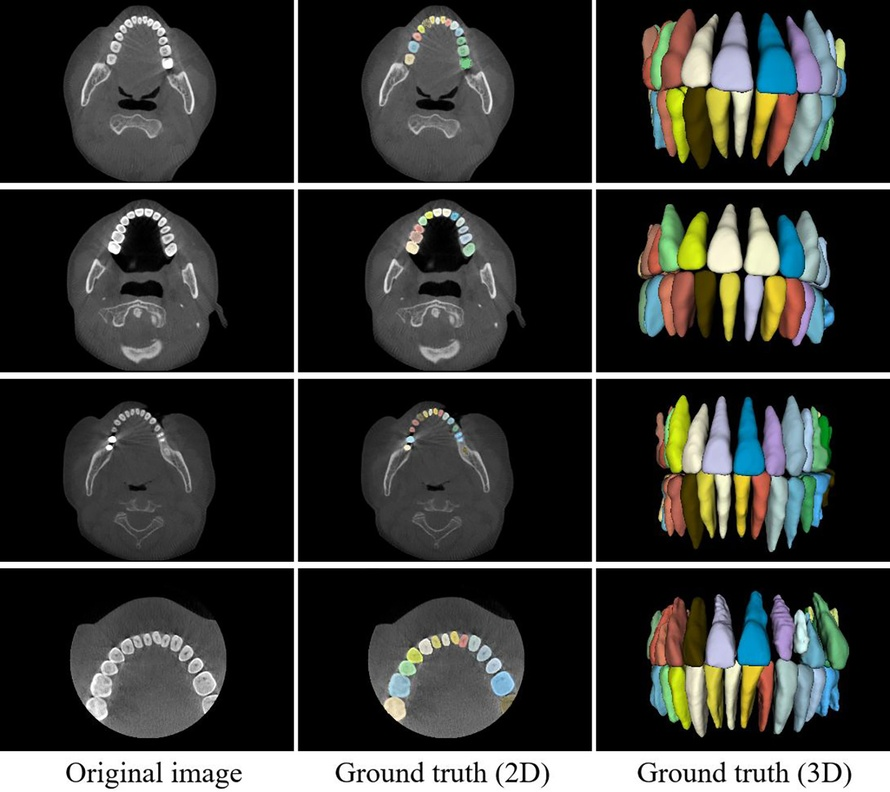
#> input picture images/3D_CBCT_Tooth_samples.jpg, 890 x 792 px, shrunk from 1500 x 1335 before the run, found by its file name; its folder holds only this picture in this run
$ python draw_TED3_gt_mask.py
#> lines starting #> are read from the running program, lines starting #| are printed output that depends on the picture; after the words box and inside, x2 and y2 are one past the last pixel; in counts of white or black regions, pixels touching at a corner belong together
import os
import cv2
import numpy as np
from PIL import Image

def visualize_mask_on_image(image_folder, mask_folder, output_folder):
    # 确保输出文件夹存在
    os.makedirs(output_folder, exist_ok=True)

    # 遍历图像文件夹中的所有图像
    for filename in os.listdir(image_folder):
        if filename.endswith(('.jpg', '.jpeg', '.png')):
            # [5 lines of commented-out code are left out]
            image_path = os.path.join(image_folder, filename)
            image = cv2.imread(image_path)
#> image is the input picture: shape (792, 890, 3); mean B, G, R 52.7, 55.3, 54.1
            if image is None:
                print(f"Failed to load image: {image_path}")
                continue

            # 加载对应的掩码
            mask_filename = filename.split('.')[0] + '.png'  # 假设掩码文件名与图像文件名相同，但后缀为_mask.png
            mask_path = os.path.join(mask_folder, mask_filename)
            if not os.path.exists(mask_path):
                print(f"Mask file not found for image: {image_path}")
                continue

            mask = cv2.imread(mask_path, cv2.IMREAD_GRAYSCALE)
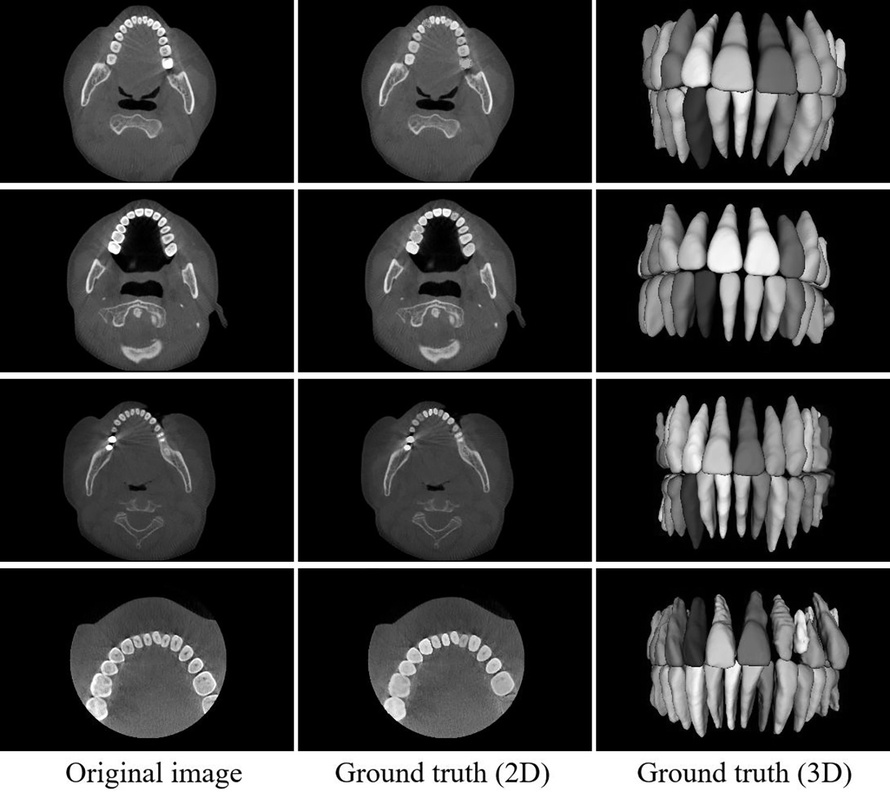
#> mask: shape (792, 890); min 0, max 255, mean 54.6
            mask[mask == 1] = 255
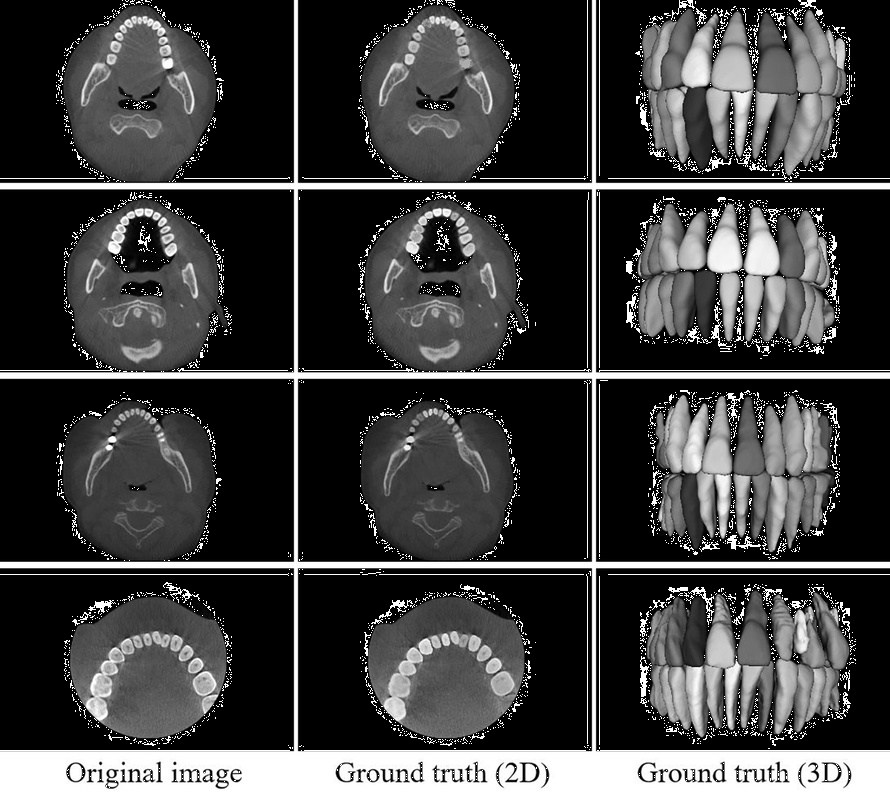
#> mask: shape (792, 890); 2.89% of pixels changed, all inside (x1, y1, x2, y2) = (0, 0, 890, 788)
            if mask is None:
                print(f"Failed to load mask: {mask_path}")
                continue

            # # 阈值化掩码
            # _, thresholded_mask = cv2.threshold(mask, 127, 255, cv2.THRESH_BINARY)

            # # 获取掩码的边缘
            # contours, _ = cv2.findContours(thresholded_mask, cv2.RETR_EXTERNAL, cv2.CHAIN_APPROX_SIMPLE)

            # # 在图像上绘制边缘
            # result_image = image.copy()
            # cv2.drawContours(result_image, contours, -1, (0, 0, 255), 6)

            # # 计算前景区域与图像面积之比
            # area_ratio = sum(cv2.contourArea(cnt) for cnt in contours) / (image.shape[0] * image.shape[1])

            # # 在右下角添加文本
            # cv2.putText(result_image, f'Tooth Mask Ratio: {area_ratio:.2f}', (image.shape[1] - 1050, image.shape[0] - 80), cv2.FONT_HERSHEY_SIMPLEX, 2.7, (0, 255, 0), 4, cv2.LINE_AA)
            # 保存可视化结果
            # output_path = os.path.join(output_folder, filename)
            # cv2.imwrite(output_path, result_image)

            ############## for only mask ##############
            mask_rgba = np.zeros((mask.shape[0], mask.shape[1], 4), dtype=np.uint8)
            # Set transparent red for white pixels in the mask
            mask_rgba[mask == 255] = [255, 0, 0, 50]  # Transparent red (R,G,B,A)
            # Create a PIL image from the RGBA mask
            mask_pil = Image.fromarray(mask_rgba, 'RGBA')
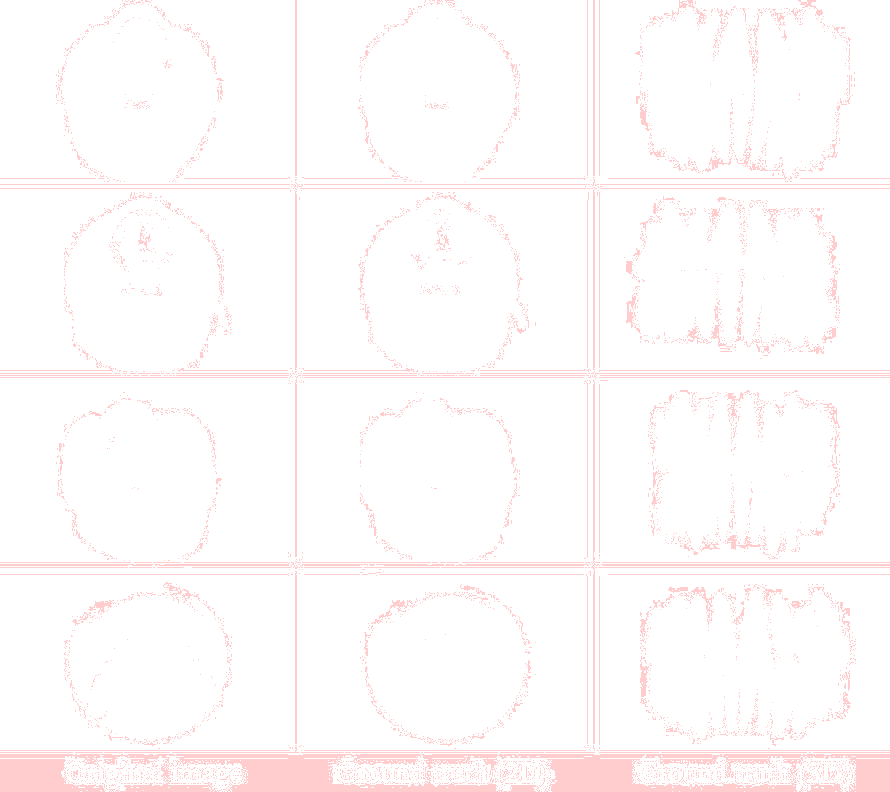
#> mask_pil: PIL image 890x792 RGBA; mean R, G, B, A 18.7, 0, 0, 3.7; transparent parts drawn white
            # Composite the RGBA mask onto the original PIL image
            image_pil = Image.open(image_path)
            result = Image.alpha_composite(image_pil.convert("RGBA"), mask_pil)
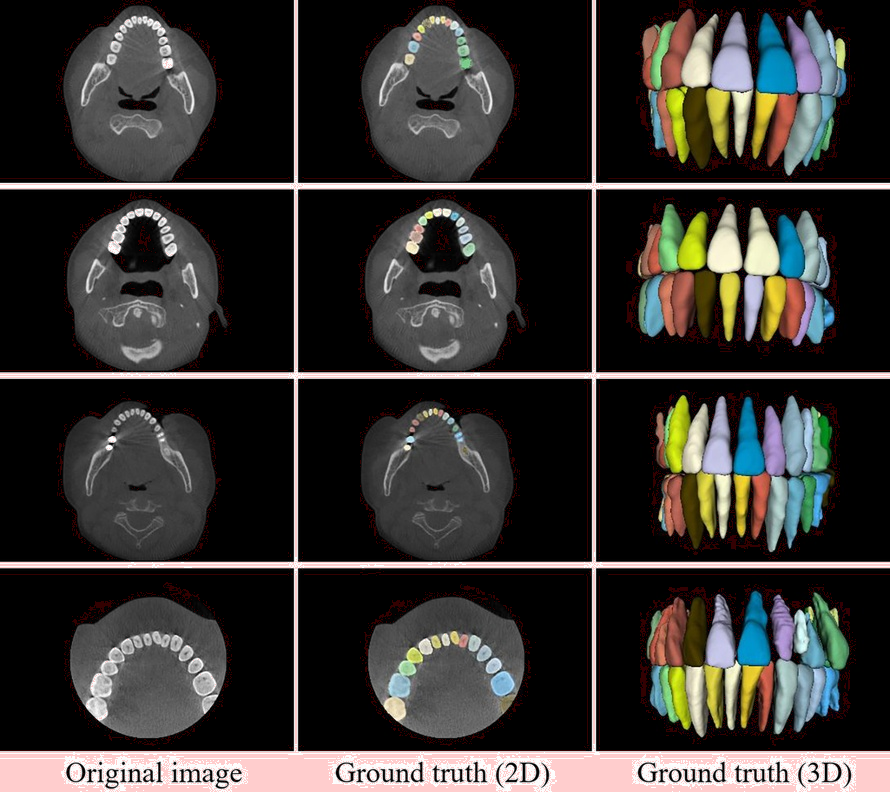
#> result: PIL image 890x792 RGBA; mean R, G, B, A 55.5, 53.1, 50.4, 255

            file_name = image_path.split("/")[-1].split(".")[0]
            segmentation_image_path = os.path.join(output_folder, file_name + "_segmentation" + ".png")
            result.save(segmentation_image_path)


            # if area_ratio > 0.23:
            #     output_path = os.path.join(output_folder, filename)
            #     cv2.imwrite(output_path, result_image)

# 测试脚本
image_folder = "/root/paddlejob/workspace/env_run/output/haojing08/PMFSNet-master-multigpu/datasets/Tooth2D-X-Ray-6k/test/images"
mask_folder = "/root/paddlejob/workspace/env_run/output/haojing08/PMFSNet-master-multigpu/datasets/Tooth2D-X-Ray-6k/test/annotations"
output_folder = "/root/paddlejob/workspace/env_run/output/haojing08/PMFSNet-master-multigpu/datasets/Tooth2D-X-Ray-6k-val-infer-compare/gt"

visualize_mask_on_image(image_folder, mask_folder, output_folder)

$ run again, on images/3D_CBCT_Tooth_segmentation.jpg
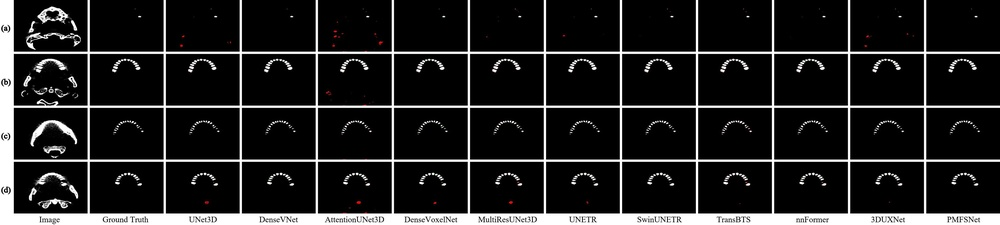
#> input picture images/3D_CBCT_Tooth_segmentation.jpg, 1000 x 225 px, shrunk from 3600 x 810 before the run, found by its file name
#> in visualize_mask_on_image, image is the input picture: shape (225, 1000, 3); mean B, G, R 33.9, 33.9, 34
#> in visualize_mask_on_image, `mask_pil = Image.fromarray(mask_rgba, 'RGBA')`:
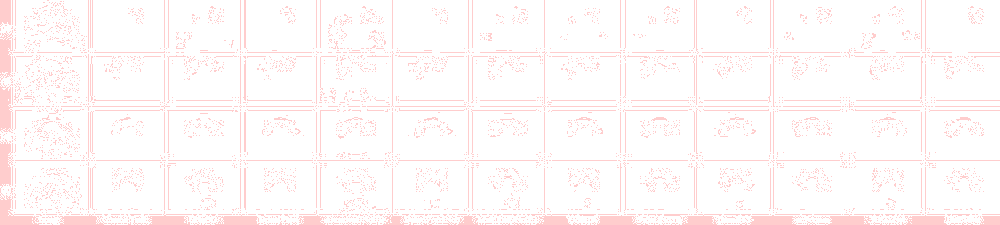
#> mask_pil: PIL image 1000x225 RGBA; mean R, G, B, A 27.4, 0, 0, 5.4; transparent parts drawn white
#> in visualize_mask_on_image, `result = Image.alpha_composite(image_pil.convert("RGBA"), mask_pil)`:
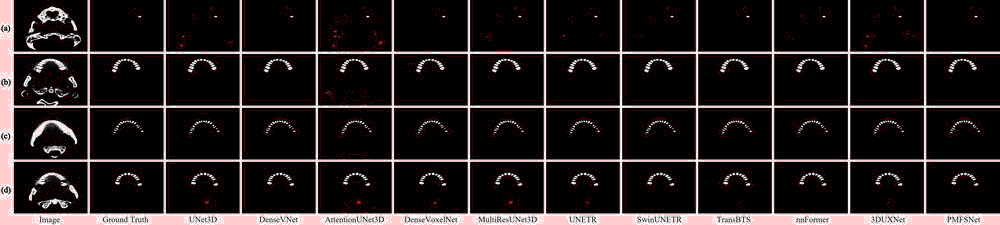
#> result: PIL image 1000x225 RGBA; mean R, G, B, A 36.5, 31, 31, 255
